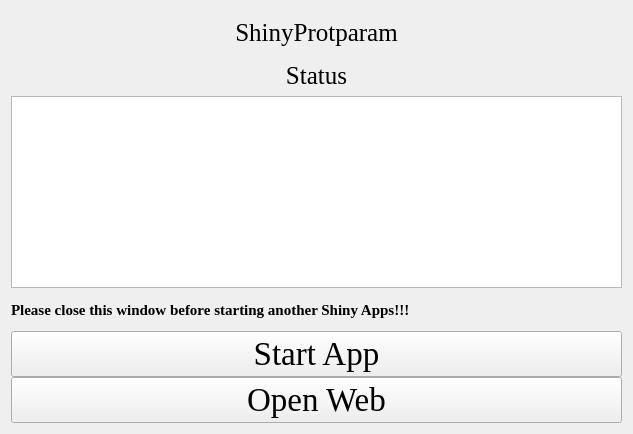
<?xml version="1.0" encoding="UTF-8"?>
<ui version="4.0">
 <class>Form</class>
 <widget class="QWidget" name="Form">
  <property name="geometry">
   <rect>
    <x>0</x>
    <y>0</y>
    <width>633</width>
    <height>434</height>
   </rect>
  </property>
  <property name="windowTitle">
   <string>Form</string>
  </property>
  <property name="styleSheet">
   <string notr="true">background-image: url(D:/tools/Pycharm/pyqt/logo/green_back.png);</string>
  </property>
  <layout class="QGridLayout" name="gridLayout_4">
   <property name="verticalSpacing">
    <number>0</number>
   </property>
   <item row="0" column="0">
    <layout class="QGridLayout" name="gridLayout_5">
     <property name="verticalSpacing">
      <number>0</number>
     </property>
     <item row="0" column="0" colspan="3">
      <widget class="QLabel" name="label">
       <property name="font">
        <font>
         <family>Times New Roman</family>
         <pointsize>19</pointsize>
        </font>
       </property>
       <property name="text">
        <string>ShinyProtparam</string>
       </property>
       <property name="alignment">
        <set>Qt::AlignCenter</set>
       </property>
      </widget>
     </item>
     <item row="3" column="0" colspan="3">
      <widget class="QLabel" name="label_4">
       <property name="font">
        <font>
         <family>Times New Roman</family>
         <pointsize>19</pointsize>
        </font>
       </property>
       <property name="text">
        <string>Status</string>
       </property>
       <property name="alignment">
        <set>Qt::AlignCenter</set>
       </property>
      </widget>
     </item>
     <item row="5" column="0" rowspan="2" colspan="3">
      <widget class="QTextBrowser" name="textBrowser">
       <property name="styleSheet">
        <string notr="true">background-image: url(D:/Documents/Desktop/white.png)</string>
       </property>
      </widget>
     </item>
     <item row="7" column="0" colspan="3">
      <widget class="QLabel" name="label_3">
       <property name="font">
        <font>
         <family>Times New Roman</family>
         <pointsize>11</pointsize>
         <weight>75</weight>
         <bold>true</bold>
        </font>
       </property>
       <property name="text">
        <string>Please close this window before starting another Shiny Apps!!!</string>
       </property>
      </widget>
     </item>
     <item row="8" column="0" colspan="3">
      <widget class="QPushButton" name="pushButton">
       <property name="font">
        <font>
         <family>Times New Roman</family>
         <pointsize>25</pointsize>
        </font>
       </property>
       <property name="text">
        <string>Start App</string>
       </property>
      </widget>
     </item>
     <item row="9" column="0" colspan="3">
      <widget class="QPushButton" name="pushButton_2">
       <property name="font">
        <font>
         <family>Times New Roman</family>
         <pointsize>25</pointsize>
        </font>
       </property>
       <property name="text">
        <string>Open Web</string>
       </property>
      </widget>
     </item>
    </layout>
   </item>
  </layout>
 </widget>
 <resources/>
 <connections/>
</ui>
